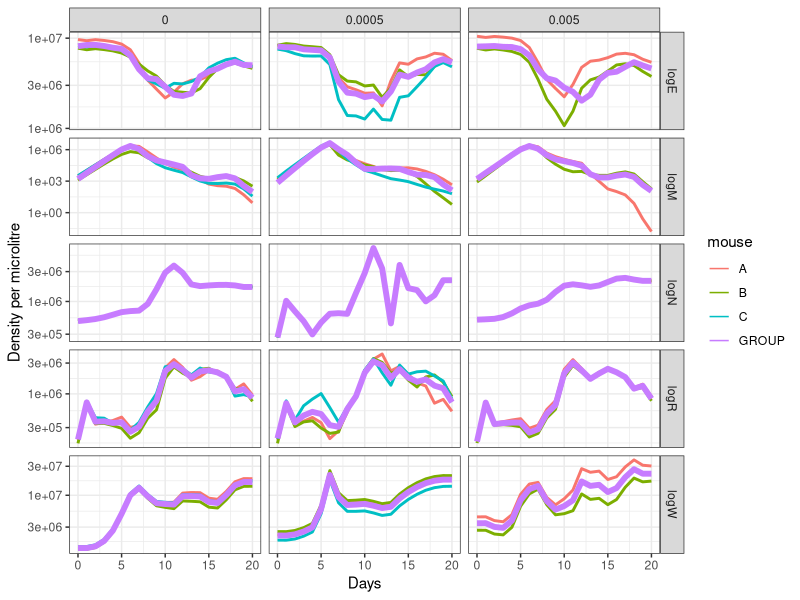
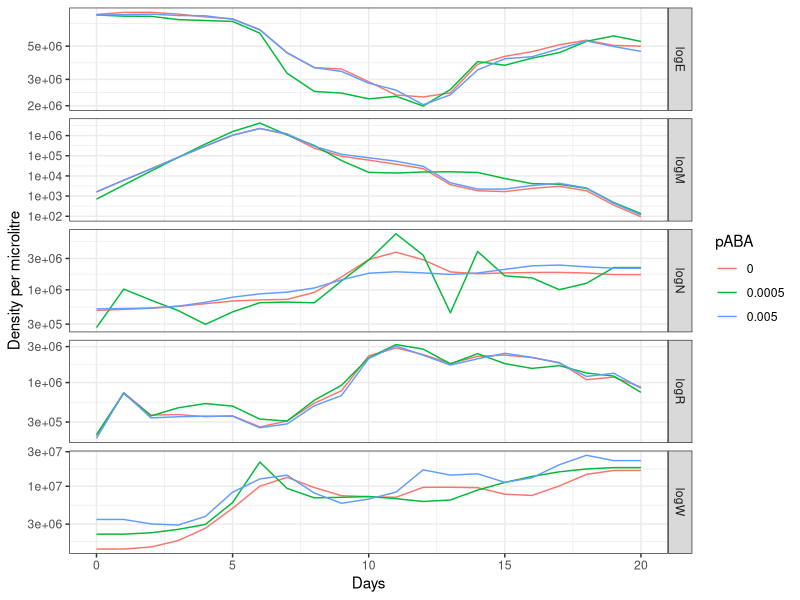
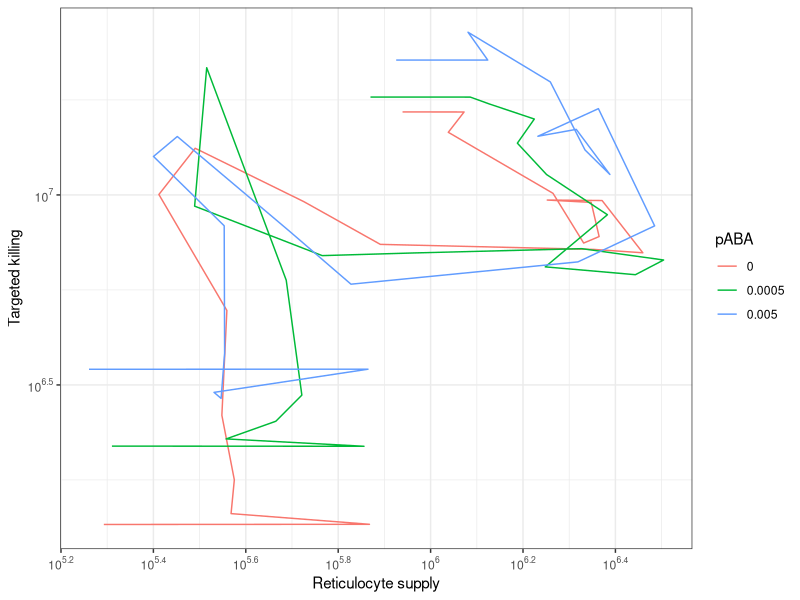
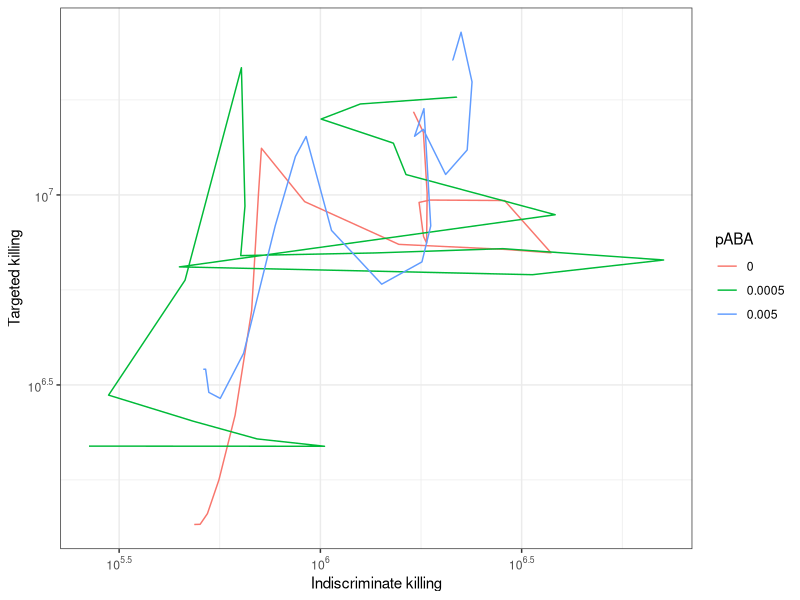
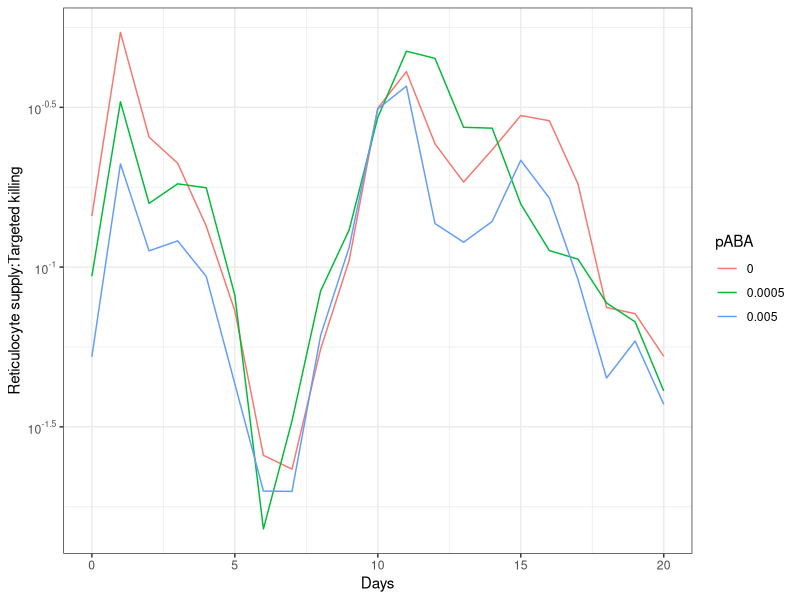

R code for these plots, in order:
library(tidyverse)
library(scales)

setwd("~/Documents/GitHub/bdd/nw11_hier/")

coef02 <- read_csv("est_coefs_02_box02.csv") |>
  mutate(box="02")
po02 <- read_csv("est_po_02_box02.csv") |>
  mutate(box="02")

coef03 <- read_csv("est_coefs_03.csv") |>
  mutate(box="03")
po03 <- read_csv("est_po_03.csv") |>
  mutate(box="03")

coef04 <- read_csv("est_coefs_04.csv") |>
  mutate(box="04")
po04 <- read_csv("est_po_04.csv") |>
  mutate(box="04")

coef_df <- bind_rows(coef02,coef03,coef04)
po_df <- bind_rows(po02,po03,po04) |>
  mutate(pABA=case_match(
    box,
    "01"~"0.05",
    "02"~"0.005",
    "03"~"0.0005",
    "04"~"0",
    "05"~"control"
  ))

po_df |> ggplot(aes(x=time,y=value,color=mouse,linewidth=mouse=="GROUP"))+
  geom_line()+
  scale_linewidth_manual(guide="none",values=c(`TRUE`=2,`FALSE`=1))+
  scale_y_log10()+
  xlab("Days")+ylab("Density per microlitre")+
  facet_grid(name~pABA,scales="free_y")+
  theme_bw()

po_df |>
  filter(mouse=="GROUP") |>
  ggplot(aes(x=time,y=value,color=pABA))+
  geom_line()+
  scale_y_log10()+
  xlab("Days")+ylab("Density per microlitre")+
  facet_grid(name~.,scales="free_y")+
  theme_bw()

  po_df |>
  filter(mouse=="GROUP") |>
  pivot_wider(names_from="name",values_from="value") |>
  ggplot(aes(x=logR,y=logW,color=pABA))+
  geom_path()+
  scale_x_log10(breaks = trans_breaks("log10", function(x) 10^x), 
                labels=trans_format('log10',math_format(10^.x)))+
  scale_y_log10(breaks = trans_breaks("log10", function(x) 10^x), 
                labels=trans_format('log10',math_format(10^.x)))+
  xlab("Reticulocyte supply")+ylab("Targeted killing")+
  theme_bw()

po_df |>
  filter(mouse=="GROUP") |>
  pivot_wider(names_from="name",values_from="value") |>
  ggplot(aes(x=logN,y=logW,color=pABA))+
  geom_path()+
  scale_x_log10(breaks = trans_breaks("log10", function(x) 10^x), 
                labels=trans_format('log10',math_format(10^.x)))+
  scale_y_log10(breaks = trans_breaks("log10", function(x) 10^x), 
                labels=trans_format('log10',math_format(10^.x)))+
  xlab("Indiscriminate killing")+ylab("Targeted killing")+
  theme_bw()

po_df |>
  filter(mouse=="GROUP") |>
  pivot_wider(names_from="name",values_from="value") |>
  ggplot(aes(x=time,y=logR/logW,color=pABA))+
  geom_line()+
  scale_y_log10(breaks = trans_breaks("log10", function(x) 10^x), 
                labels=trans_format('log10',math_format(10^.x)))+
  xlab("Days")+ylab("Reticulocyte supply:Targeted killing")+
  theme_bw()
